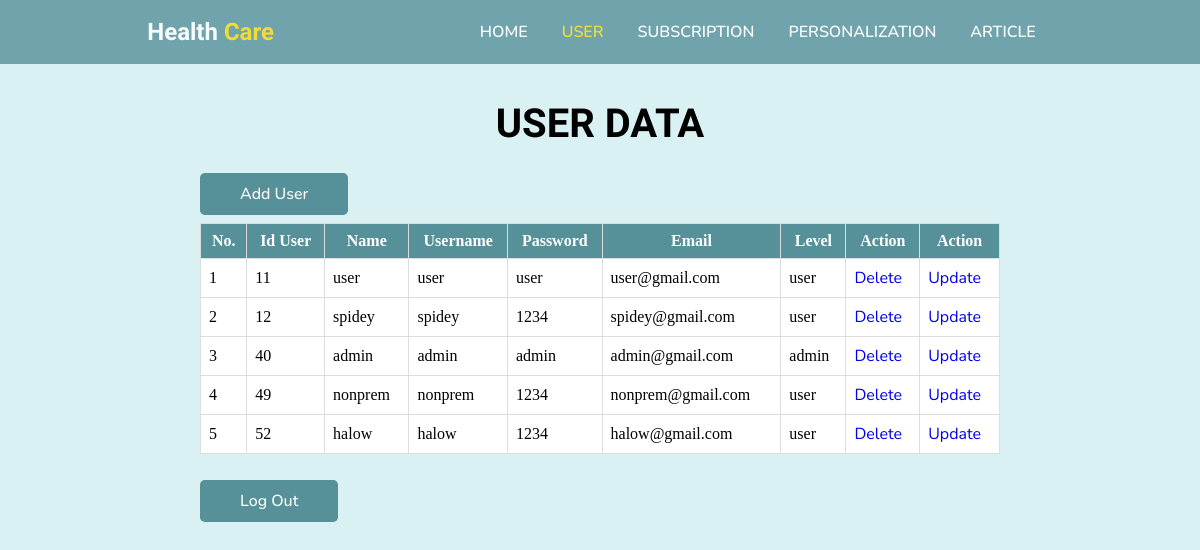
Screenshot of /admin/adminuser.php with the database file from the repository.
### tables this page shows
CREATE TABLE `user` (
  `id_user` int(11) NOT NULL,
  `name` varchar(225) NOT NULL,
  `username` varchar(10) NOT NULL,
  `email` varchar(50) NOT NULL,
  `password` varchar(20) NOT NULL,
  `level` varchar(5) NOT NULL
);

### admin/adminuser.php (the view, shortened to what this page needs)
<!DOCTYPE html>
<html lang="en">
<head>
    <link rel="stylesheet" href="style_main.css">
</head>
<body>
    <header>
        <div class="logo">
            <h2>Health <span>Care</span></h2>
        </div>
        <ul class="navbar">
            <li><a href="index.php" class="btn-nav">Home</a></li>
            <li><a href="adminuser.php" class="btn-active">User</a></li>
            <li><a href="adminsubs.php" class="btn-nav">Subscription</a></li>
            <li><a href="adminperson.php" class="btn-nav">Personalization</a></li>
            <li><a href="adminarticle.php" class="btn-nav">Article</a></li>
        </ul>
    </header>
    <section class="user">
        <h1 class="heading">User Data</h1>
        <br>
        <br>
        <a href="adminuseradd.php" class="btn">Add User</a>
        <br>
        <br>
        <table border="1" class="table">
            <tr>
                <th>No.</th>
                <th>Id User</th>
                <th>Name</th>
                <th>Username</th>
                <th>Password</th>
                <th>Email</th>
                <th>Level</th>
                <th>Action</th>
                <th>Action</th>
            </tr>
            <?php
            include '../connect.php';
            $query_mysql = mysqli_query($mysqli, "SELECT * FROM user") or die(mysqli_error($mysqli));
            $nomor = 1;
            while ($data = mysqli_fetch_array($query_mysql)) {
                ?>
                <tr>
                    <td><?php echo $nomor++; ?></td>
                    <td><?php echo $data['id_user']; ?></td>
                    <td><?php echo $data['name']; ?></td>
                    <td><?php echo $data['username']; ?></td>
                    <td><?php echo $data['password']; ?></td>
                    <td><?php echo $data['email']; ?></td>
                    <td><?php echo $data['level']; ?></td>
                    <td><a href="adminuserdelete.php?id=<?php echo $data['id_user']; ?>" class="btn-hapus">Delete</a> </td>
                    <td><a href="adminuserupdate.php?id=<?php echo $data['id_user']; ?>" class="btn-update">Update</a> </td>
                </tr>
            <?php } ?>
        </table>
        <br>
        <br>
        <a href="../loginpage.php" class="btn">Log Out</a>
    </section>
</body>
</html>

### admin/style_main.css (style rules this page uses)
* { margin: 0; padding: 0; box-sizing: border-box; scroll-padding-top: 4rem; scroll-behavior: smooth; list-style: none; text-decoration: none; }
h1, h2 { font-family: "Signika", sans-serif; }
a, p, li, h3, label { font-family: "Nunito", sans-serif; }
:root { --main-color: #569099; --second-color: #f6d809; --text-color: #1b1b1b; --bg-color: #ffff; --box-shadow: 2px 2px 10px 4px rgb(14 55 54 / 15%); }
section { padding: 100px 200px; }
header { position: fixed; width: 100%; top: 0; right: 0; z-index: 10000; display: flex; justify-content: space-around; align-items: center; padding: 18px 100px; transition: 0.5s linear; background-color: var(--main-color); opacity: 0.8; }
.logo h2 { color: white; }
.logo span { color: #f6d809; }
.navbar { display: flex; }
.btn-nav { padding: 8px 17px; text-decoration: none; color: white; font-size: 1rem; text-transform: uppercase; font-weight: 600; }
.btn-active { padding: 8px 17px; text-decoration: none; color: var(--second-color); font-size: 1rem; text-transform: uppercase; font-weight: 600; }
.user { width: 100%; min-height: 100vh; background: #d9f1f3; background-repeat: no-repeat; background-size: cover; background-position: center; }
.heading { color: rgb(0, 0, 0); font-size: 40px; font-weight: 600; text-align: center; text-transform: uppercase; }
.table { width: 100%; border-collapse: collapse; background: var(--bg-color); background-size: cover; background-repeat: no-repeat; }
.table th, .table td { border: 1px solid #ddd; padding: 8px; }
.table th { background-color: var(--main-color); color: #fff; }
.btn { padding: 10px 40px; border-radius: 0.3rem; background: var(--main-color); color: var(--bg-color); font-weight: 500; }

### rows the page displays
user: id_user "11", name "user", username "user", password "user", email "user@gmail.com", level "user"
user: id_user "12", name "spidey", username "spidey", password "1234", email "spidey@gmail.com", level "user"
user: id_user "40", name "admin", username "admin", password "admin", email "admin@gmail.com", level "admin"
user: id_user "49", name "nonprem", username "nonprem", password "1234", email "nonprem@gmail.com", level "user"
user: id_user "52", name "halow", username "halow", password "1234", email "halow@gmail.com", level "user"
